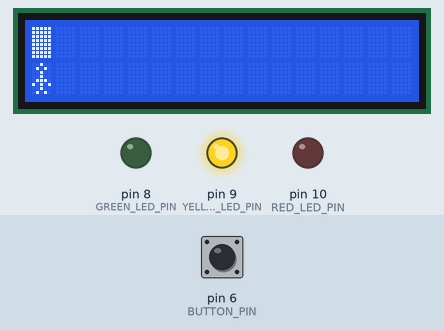
Simulated run of this sketch. Board: Arduino Uno, built with avr-gcc and run on an emulated ATmega328P. On the bench: 16×2 character LCD, output pins drawn as LEDs (lit = HIGH). Inputs (shaded band) come from the test bench; at power-on: pin 6 (BUTTON_PIN) LOW.

Above: at 9.4 s.
9.5 s: pin 6 (BUTTON_PIN) pulled HIGH for 3.2 s
At 12.2 s:
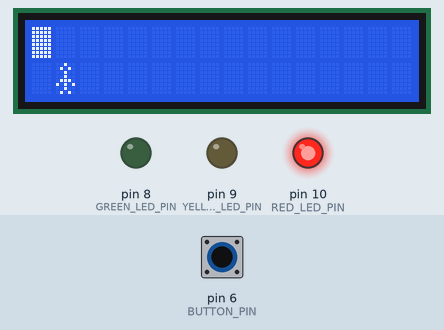
At 21.4 s:
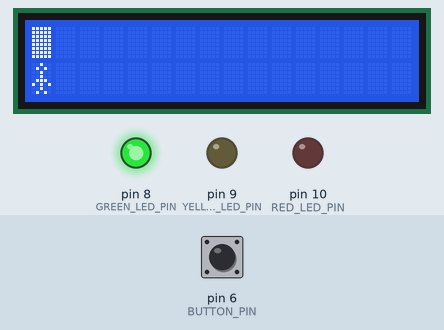
Timing chart, 0 to 33.6 s (numbered marks = the images above; inputs shaded):
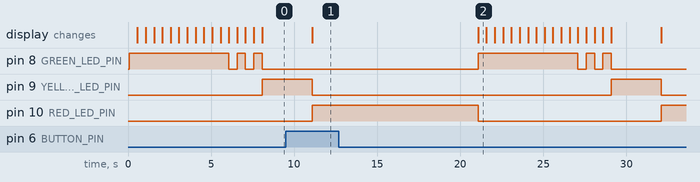

Measured:
- what the display in image 2 shows lasts 0.5 s, from 21.1 s to 21.6 s

The sketch:

semaphore.ino
```cpp
#include <LiquidCrystal.h>

#define GREEN_LED_PIN 8
#define YELLOW_LED_PIN 9
#define RED_LED_PIN 10
#define BUTTON_PIN 6

const int rs = 12, en = 11, d4 = 5, d5 = 4, d6 = 3, d7 = 2;
LiquidCrystal lcd(rs, en, d4, d5, d6, d7);


enum SemaphoreMode {
  green,
  yellow,
  red
};
SemaphoreMode mode = green;

unsigned long myTime;
int buttonState = 0;
int lastButtonState = 0;
int crtPos = 0;

byte car[8] = {
  0b11111,
  0b11111,
  0b11111,
  0b11111,
  0b11111,
  0b11111,
  0b11111,
  0b11111
};

byte armsDown[8] = {
  0b00100,
  0b01010,
  0b00100,
  0b00100,
  0b01110,
  0b10101,
  0b00100,
  0b01010
};

void setup() {
  lcd.begin(16, 2);

  lcd.createChar(0, car);
  lcd.createChar(1, armsDown);

  pinMode(GREEN_LED_PIN, OUTPUT);
  pinMode(YELLOW_LED_PIN, OUTPUT);
  pinMode(RED_LED_PIN, OUTPUT);
  pinMode(BUTTON_PIN, INPUT);
}

void loop() {
  switch (mode) {
    case green:
      digitalWrite(GREEN_LED_PIN, HIGH);
      digitalWrite(YELLOW_LED_PIN, LOW);
      digitalWrite(RED_LED_PIN, LOW);

      lcd.setCursor(0, 1);
      lcd.write(byte(1));

      for (int i = 0; i < 16; i++) {
        if (i != 0) {
          lcd.setCursor(i - 1, 0);
          lcd.print(' ');
        }
        lcd.setCursor(i, 0);
        lcd.write(byte(0));

        if (i > 10) {
          if (i % 2 == 1) {
            digitalWrite(GREEN_LED_PIN, HIGH);
          } else {
            digitalWrite(GREEN_LED_PIN, LOW);
          }
        }
        delay(500);
      }
      lcd.clear();

      mode = yellow;
      break;

    case yellow:
      digitalWrite(GREEN_LED_PIN, LOW);
      digitalWrite(YELLOW_LED_PIN, HIGH);
      digitalWrite(RED_LED_PIN, LOW);

      lcd.setCursor(0, 0);
      lcd.write(byte(0));
      lcd.setCursor(0, 1);
      lcd.write(byte(1));
      delay(3000);
      lcd.clear();

      myTime = millis();
      crtPos = 0;
      mode = red;
      break;

    case red:
      digitalWrite(GREEN_LED_PIN, LOW);
      digitalWrite(YELLOW_LED_PIN, LOW);
      digitalWrite(RED_LED_PIN, HIGH);

      lcd.setCursor(0, 0);
      lcd.write(byte(0));

      if (millis() - myTime > 10000) {
        lcd.clear();
        mode = green;
      } else {
        lcd.setCursor(crtPos, 1);
        lcd.write(byte(1));

        buttonState = digitalRead(BUTTON_PIN);
        if (buttonState != lastButtonState) {
          if (buttonState == HIGH) {
            lcd.setCursor(crtPos, 1);
            lcd.print(' ');
            crtPos = (crtPos + 1) % 16;
            lcd.setCursor(crtPos, 1);
            lcd.write(byte(1));
          }
          delay(50);
        }
        lastButtonState = buttonState;
      }
      break;
  }
}
```
